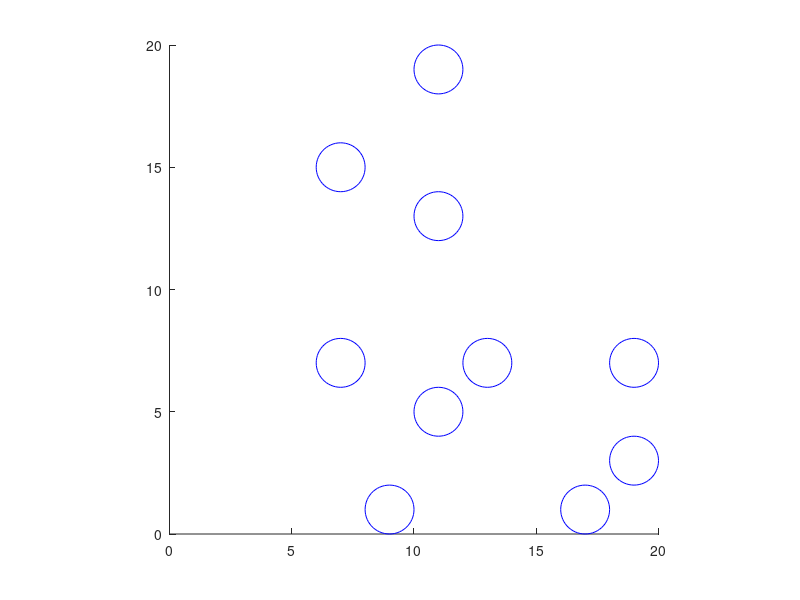

This figure's MATLAB source:
%% Molecular Dynamics Simulator
% <md.m> Mark D. Shattuck 7/22/2010

% revision history:
% 7/22/2010 Mark D. Shattuck <mds> md.m
%           MD Demo for HandsOn 2010
%           000 mds Initial Conditions and visualization

%% Simulation Parmeters

N=10;  % number of particles
D=2;   % diameter of particles
M=3;   % mass of particles

Lx=10*D;  % size of box
Ly=10*D; 

%% Initial Conditions

[x y]=ndgrid(D/2:D:Lx-D/2,D/2:D:Ly-D/2);  
[junk ii]=sort(rand(1,numel(x)));
x=x(ii(1:N));
y=y(ii(1:N));

%% Setup Plotting
clf;
h=zeros(1,N);
for np=1:N
  h(np)=rectangle('Position',[x(np)-.5*D y(np)-.5*D D D],'Curvature',[1 1],'edgecolor','b');
end
axis('equal');
axis([0 Lx 0 Ly]);

%% Main Loop

for t=1:1000
  for np=1:N
    set(h(np),'Position',[x(np)-.5*D y(np)-.5*D D D]);
  end
  drawnow;
end

